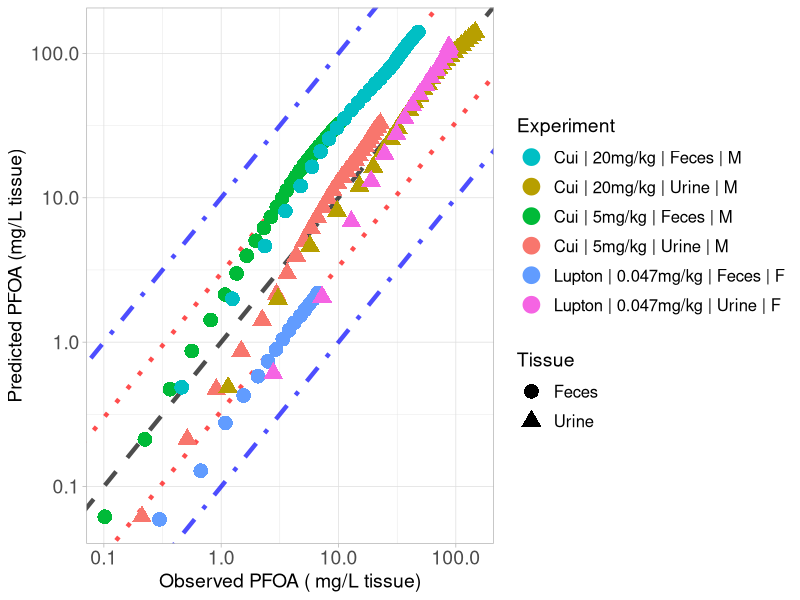

Write the R code that produced this figure.
library(ggplot2)

#setwd("C:/Users/ptsir/Documents/GitHub/PFAS_PBK_models/PFOA inhalation Rat/Validation/Validation_results")
setwd("/Users/eviepapakyriakopoulou/Documents/GitHub/PFAS_PBK_models/PFOA inhalation Rat/Validation/Validation_Scenario24j")

# Load Results 

# Results from Cui
Cui_2010_Excreta_results <- read.csv("Cui_2010_Excreta_results.csv", header = T)

Cui_Urine_M_5 <- Cui_2010_Excreta_results[Cui_2010_Excreta_results$Dose == 5 & 
                                            Cui_2010_Excreta_results$Tissue  == "Urine" &
                                            Cui_2010_Excreta_results$Sex == "M", ]
Cui_Urine_M_5$Experiment <- "Cui | 5mg/kg | Urine | M"


Cui_Urine_M_20 <- Cui_2010_Excreta_results[Cui_2010_Excreta_results$Dose == 20 & 
                                            Cui_2010_Excreta_results$Tissue  == "Urine" &
                                            Cui_2010_Excreta_results$Sex == "M", ]
Cui_Urine_M_20$Experiment <- "Cui | 20mg/kg | Urine | M"



Cui_Feces_M_5 <- Cui_2010_Excreta_results[Cui_2010_Excreta_results$Dose == 5 & 
                                            Cui_2010_Excreta_results$Tissue  == "Feces" &
                                            Cui_2010_Excreta_results$Sex == "M", ]
Cui_Feces_M_5$Experiment <- "Cui | 5mg/kg | Feces | M"


Cui_Feces_M_20 <- Cui_2010_Excreta_results[Cui_2010_Excreta_results$Dose == 20 & 
                                            Cui_2010_Excreta_results$Tissue  == "Feces" &
                                            Cui_2010_Excreta_results$Sex == "M", ]
Cui_Feces_M_20$Experiment <- "Cui | 20mg/kg | Feces | M"


#Results from Lupton 2020

Lupton_2020_Excreta_results <- read.csv("Lupton_2020_excreta_results.csv", header = T, colClasses = c("sex" = "character"))


Lupton_Feces_F <- Lupton_2020_Excreta_results[Lupton_2020_Excreta_results$Dose == 0.047 & 
                                              Lupton_2020_Excreta_results$Tissue  == "Feces" &
                                              Lupton_2020_Excreta_results$sex == "F", ]
Lupton_Feces_F$Experiment <- "Lupton | 0.047mg/kg | Feces | F"


Lupton_Urine_F <- Lupton_2020_Excreta_results[Lupton_2020_Excreta_results$Dose == 0.047 & 
                                              Lupton_2020_Excreta_results$Tissue  == "Urine" &
                                              Lupton_2020_Excreta_results$sex == "F", ]
Lupton_Urine_F$Experiment <- "Lupton | 0.047mg/kg | Urine | F"


Experiment <- scales::hue_pal()(6)

names(Experiment) <- unique(c( Cui_Urine_M_5$Experiment, Cui_Urine_M_20$Experiment,
                               Cui_Feces_M_5$Experiment, Cui_Feces_M_20$Experiment,
                               Lupton_Feces_F$Experiment, Lupton_Urine_F$Experiment))



scatter_plot <- ggplot()+
  geom_abline(intercept = log10(1), slope = 1, linetype = "dashed", color = "black", linewidth = 1.5, alpha = 0.7) +  # Identity line in log10 scale
  geom_abline(intercept = log10(3), slope = 1, linetype = "dotted", color = "red", linewidth = 1.5, alpha = 0.7) +  # +3-fold error line
  geom_abline(intercept = log10(1/3), slope = 1, linetype = "dotted", color = "red", linewidth = 1.5, alpha = 0.7) +  # -3-fold error line
  geom_abline(intercept = log10(10), slope = 1, linetype = "dotdash", color = "blue", linewidth = 1.5, alpha = 0.7) +  # +10-fold error line
  geom_abline(intercept = log10(1/10), slope = 1, linetype = "dotdash", color = "blue", linewidth = 1.5, alpha = 0.7) +  # -10-fold error line
  geom_point(data = Cui_Urine_M_5, aes(x=Observed, y=Predicted, color = Experiment, shape = Tissue), size=4, stroke = 1.5)+
  geom_point(data = Cui_Urine_M_20, aes(x=Observed, y=Predicted, color = Experiment, shape = Tissue), size=4, stroke = 1.5)+
  geom_point(data = Cui_Feces_M_5, aes(x=Observed, y=Predicted, color = Experiment, shape = Tissue), size=4, stroke = 1.5)+
  geom_point(data = Cui_Feces_M_20, aes(x=Observed, y=Predicted, color = Experiment, shape = Tissue), size=4, stroke = 1.5)+
  geom_point(data = Lupton_Feces_F, aes(x=Observed, y=Predicted, color = Experiment, shape = Tissue), size=4, stroke = 1.5)+
  geom_point(data = Lupton_Urine_F, aes(x=Observed, y=Predicted, color = Experiment, shape = Tissue), size=4, stroke = 1.5)+
  scale_y_log10()+
  scale_x_log10()+
  scale_color_manual(values = Experiment)+
  theme(legend.spacing.y = unit(1, 'cm')) +
  guides(fill = guide_legend(byrow = TRUE))+
  theme_light()+
  labs(y = "Predicted PFOA (mg/L tissue)",
       x = "Observed PFOA ( mg/L tissue)")+
  theme(plot.title = element_text(hjust = 0.5),
        legend.key.size = unit(0.75, 'cm'),  
        legend.title = element_text(size=14),
        legend.text = element_text(size=12,  hjust = 0),
        axis.text = element_text(size = 14),
        axis.title = element_text(size = 14),
        )

#print(scatter_plot)

ggsave("validation_plot_PFOA_excreta.png", scatter_plot, width = 11, height = 7, units = "in", dpi = 300)
